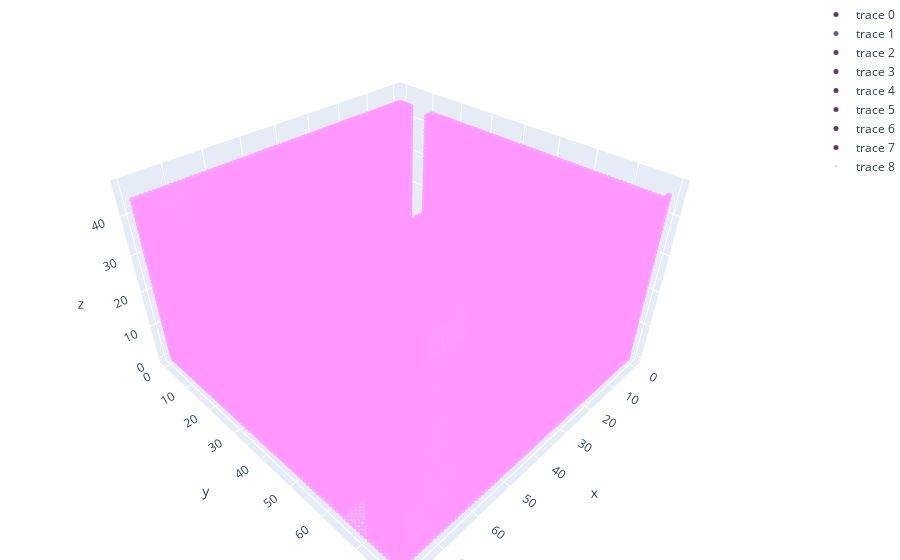

Notebook cell for this chart:
### Code cell
data = weightMapsData
data.append(discreteMapData)
fig = go.Figure(data=data)

# tight layout
fig.update_layout(margin=dict(l=0, r=0, b=0, t=0))
fig.show()
